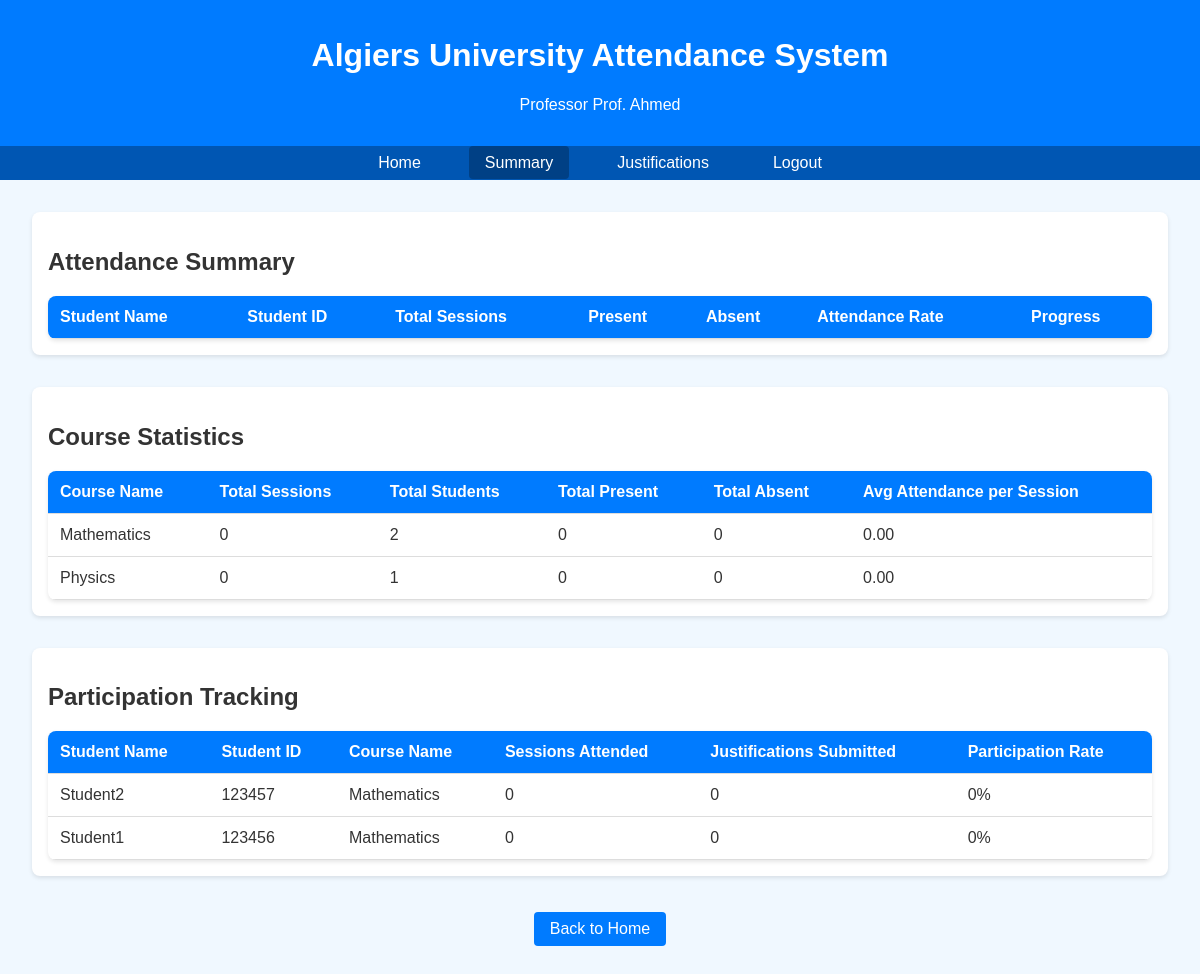
/public/professor/summary.php?course_id=1 (signed in), run on the app's committed database.
### tables this page shows
CREATE TABLE courses (
    id INT AUTO_INCREMENT PRIMARY KEY,
    name VARCHAR(255) NOT NULL,
    professor_id INT NOT NULL,
    FOREIGN KEY (professor_id) REFERENCES users(id) ON DELETE CASCADE
);

### backend/auth.php (called while the page is built, shortened)
<?php
function isLoggedIn() {
    return isset($_SESSION['user_id']);
}
function getCurrentUser() {
    if (isLoggedIn()) {
        return [
            'id' => $_SESSION['user_id'],
            'name' => $_SESSION['user_name'],
            'email' => $_SESSION['user_email'],
            'role' => $_SESSION['user_role'],
            'student_id' => $_SESSION['student_id']
        ];
    }
    return null;
}
?>

### backend/reporting.php (called while the page is built, shortened)
<?php
function getCourseStatistics() {
    $conn = getDBConnection();
    $query = "SELECT
        c.name as course_name,
        COUNT(DISTINCT s.id) as total_sessions,
        COUNT(DISTINCT sg.student_id) as total_students,
        SUM(CASE WHEN r.status = 'present' THEN 1 ELSE 0 END) as total_present,
        SUM(CASE WHEN r.status = 'absent' THEN 1 ELSE 0 END) as total_absent,
        ROUND(AVG(CASE WHEN r.status = 'present' THEN 1 ELSE 0 END), 2) as avg_attendance_per_session
    FROM courses c
    LEFT JOIN groups g ON c.id = g.course_id
    LEFT JOIN students_groups sg ON g.id = sg.group_id
    LEFT JOIN attendance_sessions s ON g.id = s.group_id
    LEFT JOIN attendance_records r ON s.id = r.session_id
    GROUP BY c.id, c.name";
    $stmt = $conn->prepare($query);
    $stmt->execute();
    $result = $stmt->get_result();
    $stats = $result->fetch_all(MYSQLI_ASSOC);
    return $stats;
}
function getParticipationTracking($course_id = null) {
    $conn = getDBConnection();
    $query = "SELECT
        u.name as student_name,
        u.student_id,
        c.name as course_name,
        COUNT(DISTINCT s.id) as sessions_attended,
        COUNT(DISTINCT j.id) as justifications_submitted,
        AVG(CASE WHEN r.status = 'present' THEN 1 ELSE 0 END) as participation_rate
    FROM users u
    JOIN students_groups sg ON u.id = sg.student_id
    JOIN groups g ON sg.group_id = g.id
    JOIN courses c ON g.course_id = c.id
    LEFT JOIN attendance_sessions s ON g.id = s.group_id
    LEFT JOIN attendance_records r ON s.id = r.session_id AND u.id = r.student_id
    LEFT JOIN justifications j ON u.id = j.student_id AND s.id = j.session_id
    WHERE u.role = 'student'";
    $params = [];
    $types = "";
    if ($course_id) {
        $query .= " AND c.id = ?";
        $params[] = $course_id;
        $types .= "i";
    }
    $query .= " GROUP BY u.id, u.name, u.student_id, c.id, c.name ORDER BY participation_rate DESC";
    $stmt = $conn->prepare($query);
    if (!empty($params)) {
        $stmt->bind_param($types, ...$params);
    }
    $stmt->execute();
    $result = $stmt->get_result();
    $participation = $result->fetch_all(MYSQLI_ASSOC);
    return $participation;
}
?>

### public/professor/summary.php (the view, shortened to what this page needs)
<?php
require_once '../../backend/auth.php';
require_once '../../backend/reporting.php';
$user = getCurrentUser();
$course_id = $_GET['course_id'] ?? null;
$course_stats = getCourseStatistics();
$participation = getParticipationTracking($course_id);
?>
<!DOCTYPE html>
<html lang="en">
<head>
</head>
<body>
    <header>
        <h1>Algiers University Attendance System</h1>
        <p>Professor <?php echo htmlspecialchars($user['name']); ?></p>
    </header>
    <nav>
        <ul>
            <li><a href="home.php">Home</a></li>
            <li><a href="#" class="active">Summary</a></li>
            <li><a href="justifications.php">Justifications</a></li>
            <li><a href="../logout.php">Logout</a></li>
        </ul>
    </nav>
    <div class="container">
        <div class="summary-section">
            <h2>Attendance Summary</h2>
            <table>
                <thead>
                    <tr>
                        <th>Student Name</th>
                        <th>Student ID</th>
                        <th>Total Sessions</th>
                        <th>Present</th>
                        <th>Absent</th>
                        <th>Attendance Rate</th>
                        <th>Progress</th>
                    </tr>
                </thead>
            </table>
        </div>
        <div class="summary-section">
            <h2>Course Statistics</h2>
            <table>
                <thead>
                    <tr>
                        <th>Course Name</th>
                        <th>Total Sessions</th>
                        <th>Total Students</th>
                        <th>Total Present</th>
                        <th>Total Absent</th>
                        <th>Avg Attendance per Session</th>
                    </tr>
                </thead>
                <tbody>
                    <?php foreach ($course_stats as $stat): ?>
                        <tr>
                            <td><?php echo htmlspecialchars($stat['course_name']); ?></td>
                            <td><?php echo $stat['total_sessions']; ?></td>
                            <td><?php echo $stat['total_students']; ?></td>
                            <td><?php echo $stat['total_present']; ?></td>
                            <td><?php echo $stat['total_absent']; ?></td>
                            <td><?php echo $stat['avg_attendance_per_session']; ?></td>
                        </tr>
                    <?php endforeach; ?>
                </tbody>
            </table>
        </div>
        <div class="summary-section">
            <h2>Participation Tracking</h2>
            <table>
                <thead>
                    <tr>
                        <th>Student Name</th>
                        <th>Student ID</th>
                        <th>Course Name</th>
                        <th>Sessions Attended</th>
                        <th>Justifications Submitted</th>
                        <th>Participation Rate</th>
                    </tr>
                </thead>
                <tbody>
                    <?php foreach ($participation as $record): ?>
                        <tr>
                            <td><?php echo htmlspecialchars($record['student_name']); ?></td>
                            <td><?php echo htmlspecialchars($record['student_id']); ?></td>
                            <td><?php echo htmlspecialchars($record['course_name']); ?></td>
                            <td><?php echo $record['sessions_attended']; ?></td>
                            <td><?php echo $record['justifications_submitted']; ?></td>
                            <td><?php echo round($record['participation_rate'] * 100, 2); ?>%</td>
                        </tr>
                    <?php endforeach; ?>
                </tbody>
            </table>
        </div>
        <div style="text-align: center; margin-top: 2rem;">
            <a href="home.php" class="btn">Back to Home</a>
        </div>
    </div>
</body>
</html>

### public/professor/summary.php (style rules this page uses)
body { font-family: Arial, sans-serif; margin: 0; padding: 0; background-color: #f0f8ff; color: #333; }
header { background-color: #007bff; color: white; padding: 1rem; text-align: center; }
nav { background-color: #0056b3; padding: 0.5rem; }
nav ul { list-style: none; padding: 0; margin: 0; display: flex; justify-content: center; }
nav li { margin: 0 1rem; }
nav a { color: white; text-decoration: none; padding: 0.5rem 1rem; border-radius: 4px; transition: background-color 0.3s; }
nav a:hover, nav a.active { background-color: #004085; }
.container { max-width: 1200px; margin: 0 auto; padding: 2rem; }
.summary-section { background-color: white; padding: 1rem; border-radius: 8px; margin-bottom: 2rem; box-shadow: 0 2px 4px rgba(0,0,0,0.1); }
table { width: 100%; border-collapse: collapse; margin-top: 1rem; background-color: white; border-radius: 8px; overflow: hidden; box-shadow: 0 2px 4px rgba(0,0,0,0.1); }
th, td { padding: 0.75rem; text-align: left; border-bottom: 1px solid #ddd; }
th { background-color: #007bff; color: white; }
.btn { background-color: #007bff; color: white; border: none; padding: 0.5rem 1rem; border-radius: 4px; cursor: pointer; margin: 0.25rem; text-decoration: none; display: inline-block; }

### data on the page
courses: student_name "Student2", student_id "123457", name "Mathematics", sessions_attended "0", justifications_submitted "0", participation_rate "0", student_name "Student1", student_id "123456"

### other printed values
$user['name'] "Prof. Ahmed"
$stat['course_name'] "Mathematics"
$stat['total_sessions'] "0"
$stat['total_students'] "2"
$stat['total_present'] "0"
$stat['total_absent'] "0"
$stat['avg_attendance_per_session'] "0.00"
$stat['course_name'] "Physics"
$stat['total_students'] "1"
